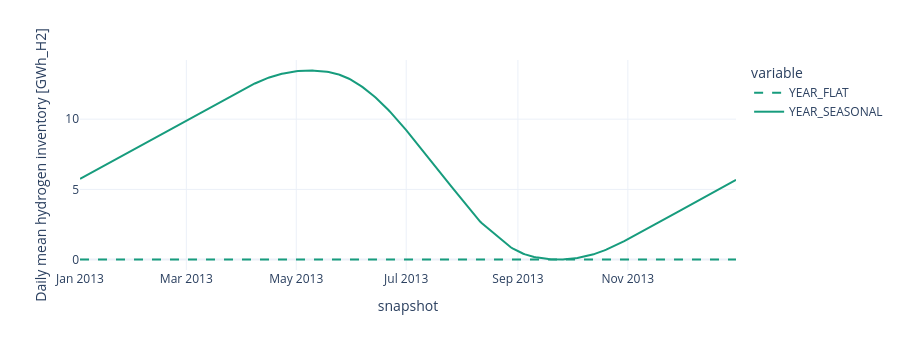

The notebook cell this image was saved under:
### Code cell
# Daily means show inventory levels and the slow cycle, not daily energy production.
h2_inventory = pd.DataFrame({name: network.stores_t.e["ZA0 H2 UHS"]
                             for name, network in year_cases.items()})
fig = h2_inventory.resample("D").mean().div(1000).plot(
    color_discrete_sequence=[n.carriers.at["H2 Store Tank", "color"]] * 2,
    line_dash="variable", line_dash_sequence=["dash", "solid"],
    height=350, labels={"value": "Daily mean hydrogen inventory [GWh_H2]"})
fig.show()

### Figure 1 — Plotly figure (JSON) as saved in the notebook; plotly's stock layout.template omitted (floating-point values rounded to 4 significant figures; data arrays with more than 128 entries replaced by an {"elided": "..."} marker saying what was removed)
{"data": [{"hovertemplate": "variable=YEAR_FLAT<br>snapshot=%{x}<br>Daily mean hydrogen inventory [GWh_H2]=%{y}<extra></extra>", "legendgroup": "YEAR_FLAT", "line": {"color": "#179c7d", "dash": "dash"}, "marker": {"symbol": "circle"}, "mode": "lines", "name": "YEAR_FLAT", "orientation": "v", "showlegend": true, "type": "scatter", "x": {"elided": "365 str values"}, "xaxis": "x", "y": {"elided": "365 float values"}, "yaxis": "y"}, {"hovertemplate": "variable=YEAR_SEASONAL<br>snapshot=%{x}<br>Daily mean hydrogen inventory [GWh_H2]=%{y}<extra></extra>", "legendgroup": "YEAR_SEASONAL", "line": {"color": "#179c7d", "dash": "solid"}, "marker": {"symbol": "circle"}, "mode": "lines", "name": "YEAR_SEASONAL", "orientation": "v", "showlegend": true, "type": "scatter", "x": {"elided": "365 str values"}, "xaxis": "x", "y": {"elided": "365 float values"}, "yaxis": "y"}], "layout": {"height": 350, "legend": {"title": {"text": "variable"}, "tracegroupgap": 0}, "margin": {"t": 60}, "xaxis": {"anchor": "y", "domain": [0, 1], "title": {"text": "snapshot"}}, "yaxis": {"anchor": "x", "domain": [0, 1], "title": {"text": "Daily mean hydrogen inventory [GWh_H2]"}}}}
